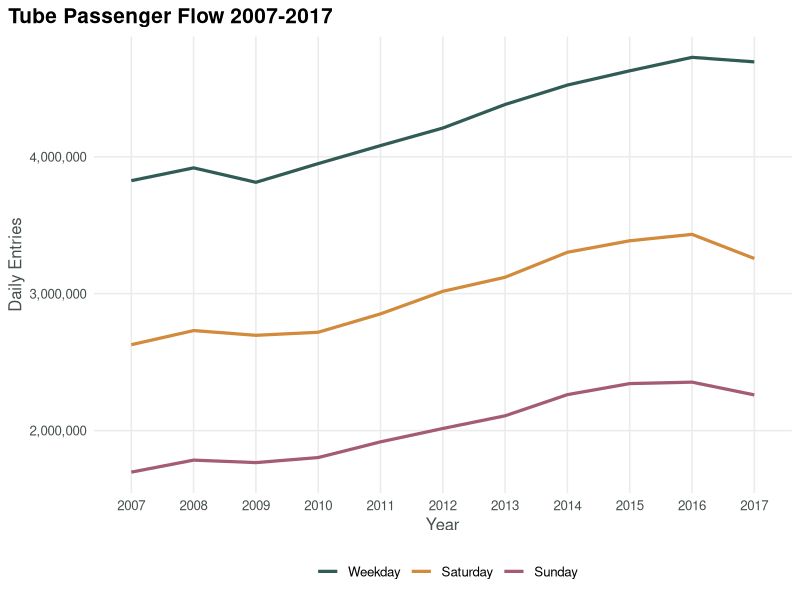

Generate this figure with R: (Note: this script raises an error after producing the figure.)
## ---- chunk 1
knitr::opts_chunk$set(echo=TRUE, warning=FALSE, echo=FALSE, message=FALSE)
## ---- chunk 2

library(tidyverse)
library(lubridate)
library(scales)

tube_colours <- c("Weekday" = "#315C56", "Saturday" = "#D28B3C", "Sunday" = "#A45C72")

theme_playground <- function() {
  theme_minimal(base_family = "sans", base_size = 12) +
    theme(
      panel.grid.minor = element_blank(),
      plot.title = element_text(face = "bold", size = 15, hjust = 0),
      plot.title.position = "plot",
      axis.title = element_text(colour = "#46504E"),
      axis.text = element_text(colour = "#46504E"),
      legend.position = "bottom"
    )
}

## ---- chunk 3

station_flow <- read_csv("../../resources/trapped-passengers/station-flow.csv") 

## ---- chunk 4

station_flow %>% 
  mutate(day = factor(day, levels = c("Weekday", "Saturday", "Sunday"))) %>% 
  group_by(year, flow_type, day) %>% 
  filter(flow_type == "Entry") %>% 
  summarise(total_daily_entries = sum(total)) %>% 
  ggplot(aes(as.character(year), total_daily_entries, group = day)) +
  geom_line(aes(colour = day), size = 1.1) +
  labs(title = "Tube Passenger Flow 2007-2017",
       x = "Year",
       y = "Daily Entries",
       colour = "") +
  theme_playground() +
  scale_colour_manual(values = tube_colours) +
  scale_y_continuous(labels = comma) 

## ---- chunk 5

# just entries
station_flow_entries <- station_flow %>% 
  mutate(day = factor(day, levels = c("Weekday", "Saturday", "Sunday"))) %>% 
  filter(flow_type == "Entry") %>% 
  group_by(year, flow_type, day, flow_type) %>% 
  summarise(total_daily_entries = sum(total))

# just exits
station_flow_exits <- station_flow %>% 
  mutate(day = factor(day, levels = c("Weekday", "Saturday", "Sunday"))) %>% 
  filter(flow_type == "Exit") %>% 
  group_by(year, flow_type, day, flow_type) %>% 
  summarise(total_daily_entries = sum(total))

station_flow_entries %>%  
  ggplot(aes(as.character(year), total_daily_entries, group = day)) +
  geom_line(aes(colour = day, linetype = "Entries"), size = 1.1) +
  geom_line(data = station_flow_exits, 
            aes(as.character(year), total_daily_entries, group = day, 
                                           colour = day, linetype = "Exits"),
            size = 1.1) +
  labs(title = "Entries remain consistently above exits",
       x = "Year",
       y = "Daily Entries",
       colour = "") +
  theme_playground() +
  scale_colour_manual(values = tube_colours) +
  scale_linetype_manual(values = c("Entries" = "solid", "Exits" = "dashed"), name = "") +
  scale_y_continuous(labels = comma) +
  guides(linetype = guide_legend(order = 1), colour = guide_legend(order = 2))

## ---- chunk 6

station_flow %>% 
  spread(flow_type, total) %>% 
  mutate(flow_diff = Entry - Exit) %>% 
  filter(year == "2017") %>% 
  mutate(day = factor(day, levels = c("Weekday", "Saturday", "Sunday"), ordered = TRUE)) %>% 
  ggplot() +
  geom_col(aes(reorder(station, flow_diff), flow_diff, fill = day), width = 0.8) +
  facet_wrap(~day, nrow = 3) +
  labs(x = "",
       y = "Entries - Exits",
       fill = "",
       title = "Entry-exit differences by station in 2017") +
  theme_playground() +
  scale_fill_manual(values = tube_colours) +
  geom_hline(yintercept = 0, colour = "#65706E", size = 0.4) +
  theme(legend.position = "none",
        axis.text = element_text(size = 8),
        axis.text.x = element_blank())
